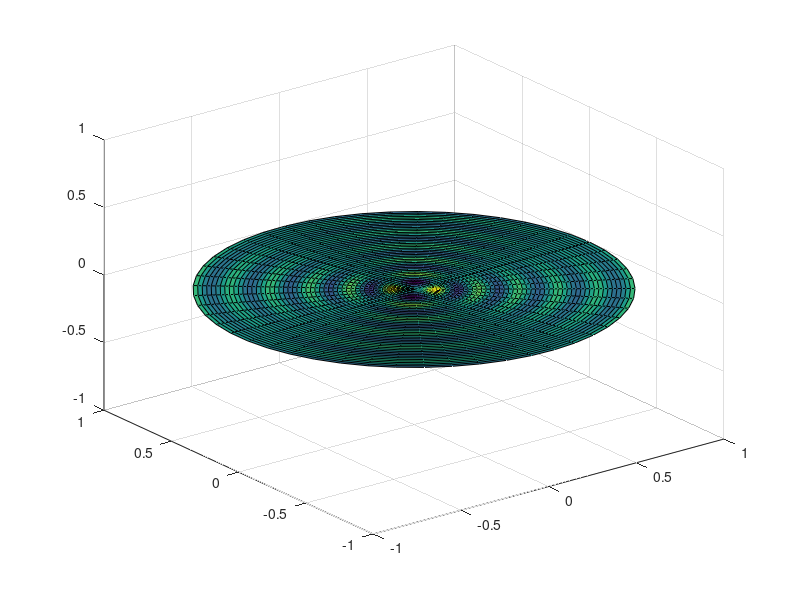

Write MATLAB code to recreate this figure.
clear
clc
close all


% Modo

R = 1;

trozos = 50;

lambda = [0 0 5.253 12.23; 9.084 20.52 35.25 52.91; 38.55 59.86 83.9 111.3; 87.8 119 154 192.1];

n = 2;
m = 1;

%omega = lambda(n,m)^2*sqrt(E/(12*rho*h^3*(1-nu^2)))/R^2;
omega = 0.03;


[r,phi] = meshgrid(linspace(0,R,trozos),linspace(0,2*pi,trozos));

xi = lambda(m+1,n+1)*r;

%xi = r;

for t=1:100

    W = besselj(n,xi)+besselj(n,lambda(m+1,n+1)*R)/besseli(n,lambda(m+1,n+1)*R)*besseli(n,xi);
    
    W = W.*sin(n*phi)*sin(2*pi*omega*t);

    surf(r.*cos(phi),r.*sin(phi),W)
    axis([-R R -R R -1 1])
    drawnow 

end

% close
% 
% figure
% 
% 
% for t=1:300
% 
%     W = (C1*besselj(n,xi)+C2*besseli(n,xi));
%     
%     W = W/norm(W).*sin(n*phi-omega*t);
% 
%     surf(r.*cos(phi),r.*sin(phi),W)
%     axis([-R R -R R -0.1 0.1])
%     drawnow 
% 
% end
% 
% close